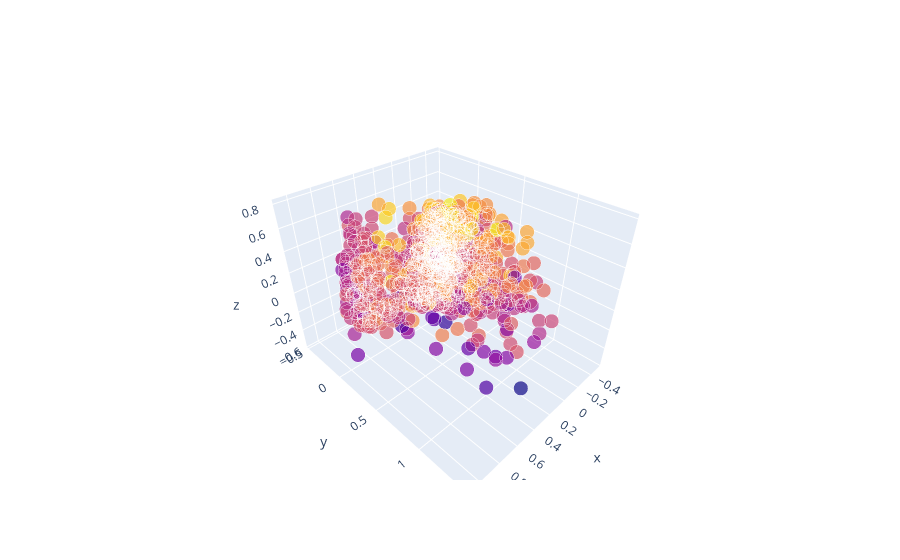

Notebook cell for this chart:
### Code cell
chosen = ["energy", "liveness", "tempo", "valence", "loudness", "speechiness", "acousticness", "danceability", "instrumentalness"]
text1 = df["artist_name"] + " - " + df["track_name"]
text2 = text1.values

# X = data_frame.drop(droppable, axis=1).values
X = df[chosen].values
y = df["danceability"].values

min_max_scaler = MinMaxScaler()
X = min_max_scaler.fit_transform(X)

pca = PCA(n_components=3)
pca.fit(X)

X = pca.transform(X)

import plotly.offline as py
py.init_notebook_mode(connected=True)
import plotly.graph_objs as go
import plotly.tools as tls

trace = go.Scatter3d(
    x=X[:,0],
    y=X[:,1],
    z=X[:,2],
    text=text2,
    mode="markers",
    marker=dict(
        size=(20,20),
        color=y
    )
)

fig = go.Figure(data=[trace])
py.iplot(fig, filename="test-graph")

### Figure 1 — Plotly figure (JSON) as saved in the notebook; plotly's stock layout.template omitted (floating-point values rounded to 4 significant figures; data arrays with more than 128 entries replaced by an {"elided": "..."} marker saying what was removed)
{"data": [{"marker": {"color": {"elided": "956 float values"}, "size": [20, 20]}, "mode": "markers", "text": {"elided": "956 str values"}, "type": "scatter3d", "x": {"elided": "956 float values"}, "y": {"elided": "956 float values"}, "z": {"elided": "956 float values"}}], "layout": {}}
